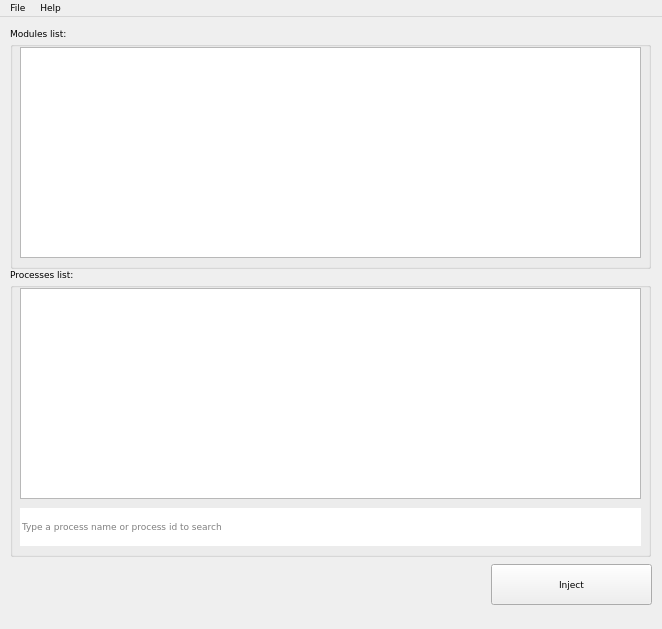
<?xml version="1.0" encoding="UTF-8"?>
<ui version="4.0">
 <class>MainWindow</class>
 <widget class="QMainWindow" name="MainWindow">
  <property name="geometry">
   <rect>
    <x>0</x>
    <y>0</y>
    <width>662</width>
    <height>629</height>
   </rect>
  </property>
  <property name="font">
   <font>
    <family>Verdana</family>
    <pointsize>7</pointsize>
   </font>
  </property>
  <property name="windowTitle">
   <string>Manual Map Injector</string>
  </property>
  <widget class="QWidget" name="centralwidget">
   <widget class="QGroupBox" name="groupBox">
    <property name="geometry">
     <rect>
      <x>10</x>
      <y>10</y>
      <width>641</width>
      <height>242</height>
     </rect>
    </property>
    <property name="font">
     <font>
      <family>Verdana</family>
      <pointsize>7</pointsize>
     </font>
    </property>
    <property name="title">
     <string>Modules list:</string>
    </property>
    <widget class="QListWidget" name="listWidget">
     <property name="geometry">
      <rect>
       <x>10</x>
       <y>20</y>
       <width>621</width>
       <height>211</height>
      </rect>
     </property>
     <property name="font">
      <font>
       <family>Verdana</family>
       <pointsize>7</pointsize>
      </font>
     </property>
     <property name="editTriggers">
      <set>QAbstractItemView::DoubleClicked</set>
     </property>
     <property name="selectionMode">
      <enum>QAbstractItemView::SingleSelection</enum>
     </property>
    </widget>
   </widget>
   <widget class="QGroupBox" name="groupBox_2">
    <property name="geometry">
     <rect>
      <x>10</x>
      <y>251</y>
      <width>641</width>
      <height>289</height>
     </rect>
    </property>
    <property name="font">
     <font>
      <family>Verdana</family>
      <pointsize>7</pointsize>
     </font>
    </property>
    <property name="title">
     <string>Processes list:</string>
    </property>
    <widget class="QTableView" name="tableView">
     <property name="geometry">
      <rect>
       <x>10</x>
       <y>20</y>
       <width>621</width>
       <height>211</height>
      </rect>
     </property>
     <property name="font">
      <font>
       <family>Verdana</family>
       <pointsize>7</pointsize>
      </font>
     </property>
     <property name="editTriggers">
      <set>QAbstractItemView::NoEditTriggers</set>
     </property>
     <property name="selectionMode">
      <enum>QAbstractItemView::SingleSelection</enum>
     </property>
     <property name="selectionBehavior">
      <enum>QAbstractItemView::SelectRows</enum>
     </property>
     <attribute name="horizontalHeaderHighlightSections">
      <bool>false</bool>
     </attribute>
     <attribute name="verticalHeaderVisible">
      <bool>false</bool>
     </attribute>
    </widget>
    <widget class="QLineEdit" name="lineEdit">
     <property name="geometry">
      <rect>
       <x>10</x>
       <y>240</y>
       <width>621</width>
       <height>38</height>
      </rect>
     </property>
     <property name="font">
      <font>
       <family>Verdana</family>
       <pointsize>7</pointsize>
      </font>
     </property>
     <property name="focusPolicy">
      <enum>Qt::StrongFocus</enum>
     </property>
     <property name="inputMask">
      <string/>
     </property>
     <property name="text">
      <string/>
     </property>
     <property name="frame">
      <bool>false</bool>
     </property>
     <property name="placeholderText">
      <string>Type a process name or process id to search</string>
     </property>
    </widget>
   </widget>
   <widget class="QPushButton" name="pushButton">
    <property name="geometry">
     <rect>
      <x>491</x>
      <y>547</y>
      <width>161</width>
      <height>41</height>
     </rect>
    </property>
    <property name="cursor">
     <cursorShape>PointingHandCursor</cursorShape>
    </property>
    <property name="text">
     <string>Inject</string>
    </property>
   </widget>
  </widget>
  <widget class="QMenuBar" name="menubar">
   <property name="geometry">
    <rect>
     <x>0</x>
     <y>0</y>
     <width>662</width>
     <height>26</height>
    </rect>
   </property>
   <widget class="QMenu" name="menuFile">
    <property name="title">
     <string>File</string>
    </property>
    <addaction name="actionAdd_module"/>
   </widget>
   <widget class="QMenu" name="menuAbout">
    <property name="title">
     <string>Help</string>
    </property>
    <addaction name="actionAbout"/>
   </widget>
   <addaction name="menuFile"/>
   <addaction name="menuAbout"/>
  </widget>
  <action name="actionAdd_module">
   <property name="text">
    <string>Add module</string>
   </property>
  </action>
  <action name="actionAbout">
   <property name="text">
    <string>About</string>
   </property>
  </action>
 </widget>
 <resources/>
 <connections/>
</ui>
